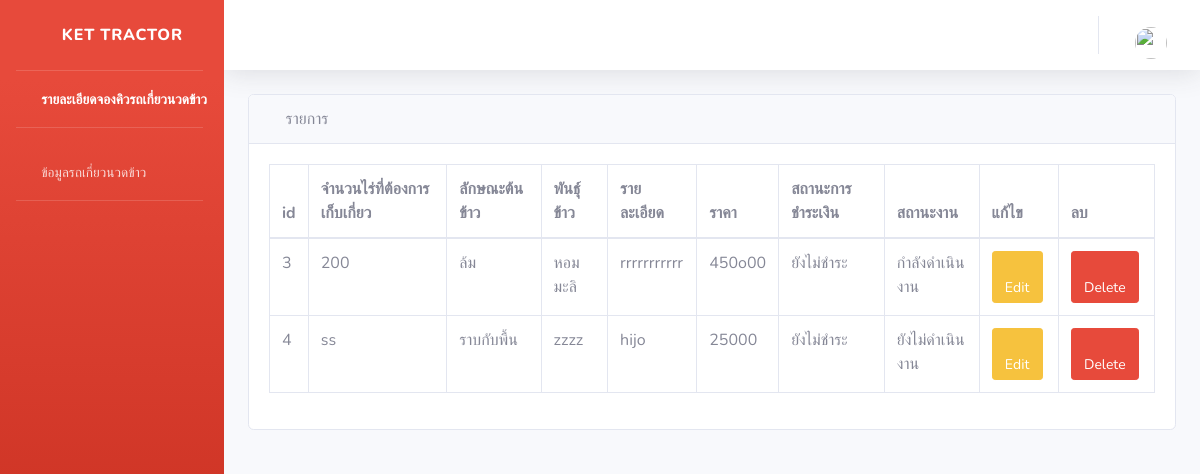
The page /ownerShowaddWork on the database as committed earlier.
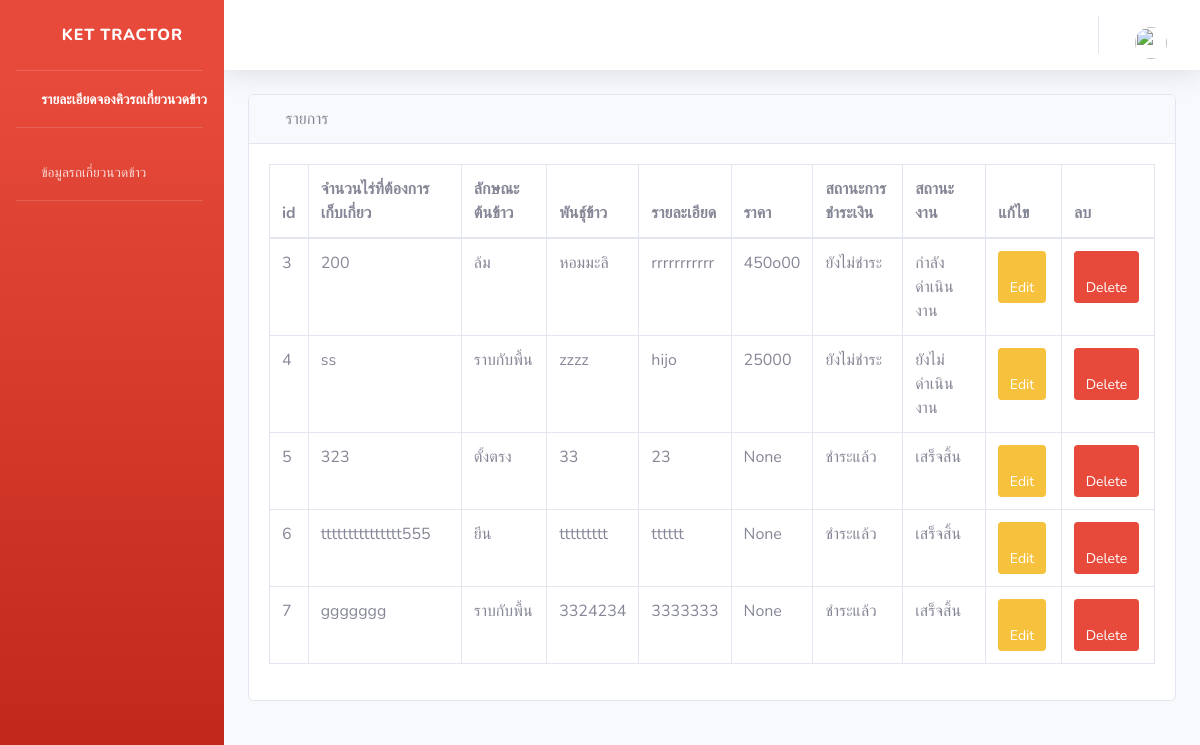
The same page on the database as committed later.
### api/models.py (models this page shows, shortened)
class Work(models.Model):
    farmer_name = models.ForeignKey(Farmer, on_delete=models.CASCADE, null=True,  verbose_name='เกษตรกร')
    lat = models.CharField(max_length=1000, verbose_name='ละติจูด')
    lng = models.CharField(max_length=1000, verbose_name='ลองติจูด')
    area = models.CharField(max_length=1000, verbose_name='พื้นที่ (ไร่)')
    rice_type = models.ForeignKey(Rice_type, on_delete=models.CASCADE, null=True, default=1, verbose_name='ลักษณะข้าวที่จะให้เกี่ยว')
    rice = models.CharField(max_length=1000, null=True, verbose_name='พันธุ์ข้าว')
    start_time = models.DateTimeField(blank=True, null=True)
    end_time = models.DateTimeField(blank=True, null=True)
    workDetail = models.TextField(max_length=1000, null=True,  verbose_name='รายละเอียด')
    price = models.CharField(max_length=1000, null=True, verbose_name='จำนวนเงิน (บาท)')
    money_status = models.ForeignKey(Money_status, on_delete=models.CASCADE, default=1,null=True, verbose_name='สถานะการชำระเงิน') # ให้นิยามเพิ่มเติม
    work_status = models.ForeignKey(Work_status, on_delete=models.CASCADE, default=1,null=True, verbose_name='สถานะงาน') # รับ ไม่รับ จ่าย
    class Meta:
        verbose_name = 'งานที่ต้องเก็บเกี่ยว'

class Rice_type(models.Model):
    id = models.AutoField(primary_key=True)
    rice_type = models.CharField(max_length=100)
    def __str__(self):
         return f'{self.rice_type}'
    class Meta:
        verbose_name = 'ลักษณะข้าวที่จะให้เกี่ยว'

class Money_status(models.Model):
    id = models.AutoField(primary_key=True)
    money_status = models.CharField(max_length=100, verbose_name = 'สถานะการชำระเงิน')
    def __str__(self):
         return f'{self.money_status}'
    class Meta:
        verbose_name = 'สถานะการชำระเงิน'

class Work_status (models.Model):
    id = models.AutoField(primary_key=True)
    work_status  = models.CharField(max_length=100, verbose_name="สถานะงาน")
    def __str__(self):
         return f'{self.work_status}'
    class Meta:
        verbose_name = 'สถานะงาน'

### api/views.py (the view)
# urls.py: path('ownerShowaddWork',views.ownerShowaddWork),
def ownerShowaddWork(req):
    ownerShowaddWork = Work.objects.all()
    return render(req, 'api/ownerShowaddWork.html', {
        'ownerShowaddWork': ownerShowaddWork,
    })

### api/templates/api/ownerShowaddWork.html (shortened to what this page needs)
{% extends 'api/ownerBase.html' %}
{% block content %}
<div id="content-wrapper">
  <div class="container-fluid">
      <div class="card mb-3">
          <div class="card-header">
              <i class="fas fa-table"></i>
              รายการ
          </div>
          <div class="card-body">
               <div class="table-responsive">
                  <table class="table table-bordered" id="dataTable" width="100%" cellspacing="0" align="center">
                      <thead>
                      <tr>
                        <th>id</th>
                          <th>จำนวนไร่ที่ต้องการเก็บเกี่ยว</th>
                          <th>ลักษณะต้นข้าว</th>
                          <th>พันธุ์ข้าว</th>
                          <th>รายละเอียด</th>
                          <th>ราคา</th>
                          <th>สถานะการชำระเงิน</th>
                          <th>สถานะงาน</th>
                          <th>แก้ไข</th>
                          <th>ลบ</th>
                      </tr>
                      </thead>
                      <tbody>
                      {% for ownerShowaddWork in ownerShowaddWork %}
                          <tr>
                            <td>{{ ownerShowaddWork.id }}</td>
                              <td>{{ ownerShowaddWork.area }}</td>
                              <td>{{ ownerShowaddWork.rice_type }}</td>
                              <td>{{ ownerShowaddWork.rice }}</td>
                              <td>{{ ownerShowaddWork.workDetail }}</td>
                              <td>{{ ownerShowaddWork.price }}</td>
                              <td>{{ ownerShowaddWork.money_status }}</td>
                              <td>{{ ownerShowaddWork.work_status }}</td>
                              <td>
                                  <a class="btn btn-sm btn-warning" href="/editShowaddWork/{{ownerShowaddWork.id}}"> <span class="fa fa-edit"></span> Edit</a>
                              </td>
                              <td><a class="btn btn-sm btn-danger" href="/deleteShowaddWork/{{ownerShowaddWork.id}}"><span class="fa fa-trash"></span> Delete</a></td>
                          </tr>
                      {% endfor %}
                      </tbody>
                    </table>
                </div>
                </div>
                </div>
                </div>
                {% endblock %}

Rows that differ between the two databases and show on the page:
added Work: id "5", area "323", rice_type "ตั้งตรง", rice "33", workDetail "23", price "None", money_status "ชำระแล้ว", work_status "เสร็จสิ้น"
added Work: id "6", area "ttttttttttttttt555", rice_type "ยีน", rice "ttttttttt", workDetail "tttttt", price "None", money_status "ชำระแล้ว", work_status "เสร็จสิ้น"
added Work: id "7", area "ggggggg", rice_type "ราบกับพื้น", rice "3324234", workDetail "3333333", price "None", money_status "ชำระแล้ว", work_status "เสร็จสิ้น"
